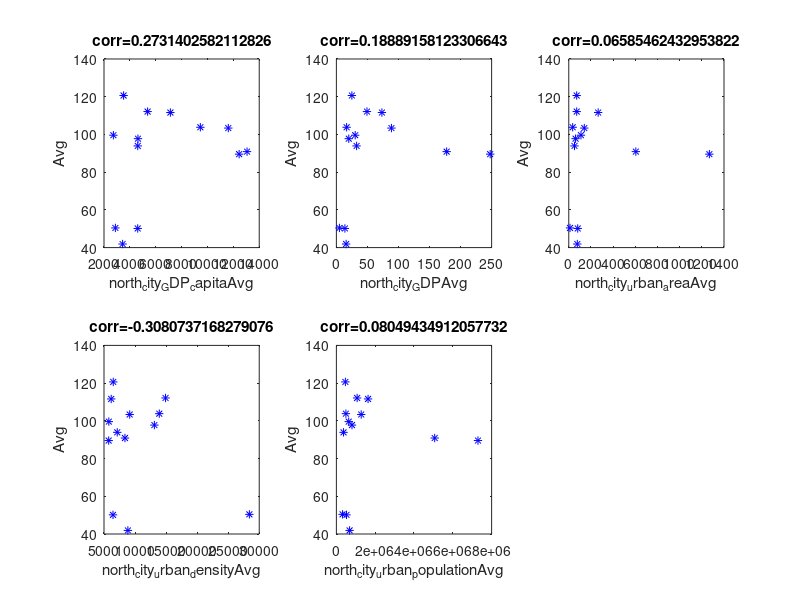

This chart was generated by the following MATLAB code:
function [  ] = North_Avg(  )
%UNTITLED6 Summary of this function goes here
%   Detailed explanation goes here
load north_city_Avg.txt;
load north_city_GDP_capitaAvg.txt;
load north_city_GDPAvg.txt;
load north_city_urban_areaAvg.txt; 
load north_city_urban_densityAvg.txt; 
load north_city_urban_populationAvg.txt;

subplot(231),plot(north_city_GDP_capitaAvg,north_city_Avg,'b*');
xlabel('north_city_GDP_capitaAvg'),ylabel('Avg');
title('corr=0.2731402582112826');
subplot(232),plot(north_city_GDPAvg,north_city_Avg,'b*');
xlabel('north_city_GDPAvg'),ylabel('Avg');
title('corr=0.18889158123306643');
subplot(233),plot(north_city_urban_areaAvg,north_city_Avg,'b*');
xlabel('north_city_urban_areaAvg'),ylabel('Avg');
title('corr=0.06585462432953822');
subplot(234),plot(north_city_urban_densityAvg,north_city_Avg,'b*');
xlabel('north_city_urban_densityAvg'),ylabel('Avg');
title('corr=-0.3080737168279076');
subplot(235),plot(north_city_urban_populationAvg,north_city_Avg,'b*');
xlabel('north_city_urban_populationAvg'),ylabel('Avg');
title('corr=0.08049434912057732');

end

